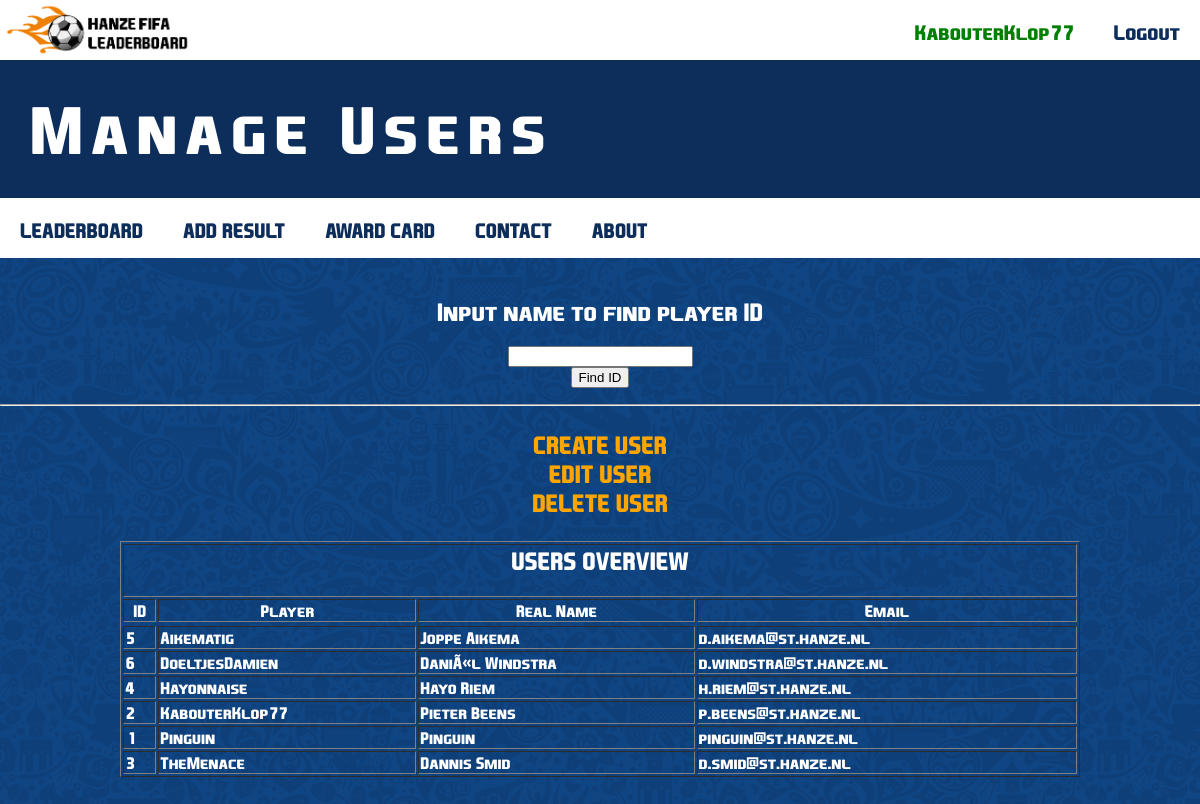
The page /alles.php (signed in) on the database its author committed.
### tables this page shows
CREATE TABLE `users` (
  `id` int(11) NOT NULL,
  `name` varchar(45) NOT NULL,
  `realname` varchar(45) DEFAULT NULL,
  `password` varchar(64) NOT NULL,
  `score` decimal(11,3) NOT NULL,
  `highscore` int(11) DEFAULT NULL,
  `email` varchar(45) NOT NULL,
  `confirmation` varchar(45) DEFAULT NULL,
  `avatar` varchar(512) DEFAULT NULL,
  `favteam` varchar(28) DEFAULT NULL,
  `roles_id` int(11) NOT NULL,
  `joindate` datetime NOT NULL,
  `salt` varchar(64) DEFAULT NULL
);

### classes/DB.php (called while the page is built, shortened)
<?php
    class DB {
        private static $_instance = null;
        private $_db,
                $_query,
                $_error = false,
                $_results,
                $_count = 0;
        public function __construct()
        {
            $this->_db = mysqli_connect('localhost', 'root', '', 'fifa');
        }
        public static function conn()
        {
            if (!isset(self::$_instance)) {
                self::$_instance = new DB();
            }
            return self::$_instance;
        }
        public function query($sql)
        {
            $result = $this->_db->query($sql);
            return $result;
        }
    }

### classes/Session.php (called while the page is built, shortened)
<?php
class Session
{
    public static function exists($name)
    {
        return (isset($_SESSION[$name])) ? true : false;
    }
    public static function get($name)
    {
        return $_SESSION[$name];
    }
}

### classes/User.php (called while the page is built, shortened)
<?php
class User
{
    private $_db,
        $_data,
        $_isLoggedIn;
    public function __construct($user = null)
    {
        $this->_db = DB::conn();
        if (!$user) {
            if (Session::exists('user')) {
                $user = Session::get('user');
                if ($this->find($user)) {
                    $this->_isLoggedIn = true;
                } else {
                    self::logout();
                }
            }
        } else {
            $this->find($user);
        }
    }
    public function find($user = null)
    {
        if ($user) {
            $field = (is_numeric($user)) ? 'id' : 'name';
            $data = $this->_db->query("SELECT * FROM users WHERE " . $field . "='$user'");
            if ($data->num_rows > 0) {
                $this->_data = $data->fetch_object();
                return true;
            }
        }
        return false;
    }
    public function hasPermission($key)
    {
        $group = $this->_db->query("SELECT * FROM roles WHERE id='" . $this->data()->roles_id . "'")->fetch_object();
        if ($group) {
            $permissions = json_decode($group->name, true);
        }
        return false;
    }
    public function data()
    {
        return $this->_data;
    }
    public function isLoggedIn()
    {
        return $this->_isLoggedIn;
    }
}

### functions/sanitize.php (called while the page is built)
<?php
    function escape($string) {
        return htmlentities($string, ENT_QUOTES, 'UTF-8');
    }

### alles.php (the view, shortened to what this page needs)
<html>
<head>
   <?php $title = "Manage Users";
   include('layouts/header.php'); ?>
</head><?php
include('fifadbconn.php');
$query = "SELECT id, name, realname, email FROM users ORDER BY name ASC";
$result = mysqli_query($db, $query);
?>
<text >
<form style=text-align:center action = "resultaatgebruiker.php" method = "post"><br>
<h2>Input name to find player ID</h2>
<input type="text" name = "users"><br>
<input type = "submit" value = "Find ID">
</form>
<hr>
<p style=color:orange;font-size:18pt;text-align:center>
<a style=color:orange href=maakgebruiker.php>CREATE USER</a><br>
<a style=color:orange href=zoekgebruiker2.php>EDIT USER</a><br>
<a style=color:orange href=verwijdergeb.php>DELETE USER</a><br><p>
<table border ="1" width="80%" align = "center">
    <tr>
        <td colspan="4"> <h2 align="center">USERS OVERVIEW</h2></td>
    </tr>
<tr>
    <th>ID</th>
    <th>Player</th>
    <th>Real Name</th>
    <th>Email</th>
</tr>
<tr>
<?php
while ($row = $result->fetch_assoc()){
    echo "<tr>";
    echo "<td>" . $row['id']  . "</td>";
    echo "<td>" . $row['name'] . "</td>";
    echo "<td>" . $row['realname'] . "</td>";
    echo "<td>" . $row['email'] . "</td>";
    echo "</tr>";
  }
?>
</tr>
</table><br>

### layouts/header.php (shortened to what this page needs)
<head>
    <link rel="stylesheet" type="text/css" href="layouts/style.css">
</head>
<body>
<div class="header">
    <a href="./"><img class="hanzeLogo" src="layouts/images/headerlogo.png"></a>
    <div class="headerRightDiv">
        <div class="button">
            <?php
            $user = new User;
            if ($user->isLoggedIn()) {
                if ($user->hasPermission('admin')) {
                    $is_admin = true;
                    ?>
                        <a style="color: red" href=profile.php?user=<?php echo escape($user->data()->id).">". escape($user->data()->name); ?></a>
                        <a href="logout.php">Logout</a>
                    <?php
                  }
                else {
                    $is_admin = false;
                    ?>
                        <a style="color: green" href=profile.php?user=<?php echo escape($user->data()->id).">". escape($user->data()->name); ?></a>
                        <a href="logout.php">Logout</a>
                    <?php
                }
            }
            else {
                $is_admin = false;
                echo '<a href="login.php">Login</a><a href="register.php">Register</a>';
            }
            ?>
        </div>
    </div>
</div>
<div class="blueBanner"><?php
    if (isset($title)) {
        echo $title;
    } else {
        echo "titel";
    }
    ?></div>
<div class="menuWrapper">
    <div class="button">
        <a href="leaderboard.php">LEADERBOARD</a>
        <?php if ($user->isLoggedIn())
        echo "<a href=results_add.php>ADD RESULT</a><a href=#idk>AWARD CARD</a>";
        if ($is_admin == false) { ?>
            <a href=contact.php>CONTACT</a>
<?php     }
        ?>
        <a href="about.php">ABOUT</a>
    </div>
</div>
</body>

### layouts/style.css (style rules this page uses)
* { box-sizing: border-box; }
body { color:white; font-family:FIFA16; background-image: url(images/blue.png); background-repeat: repeat; margin: 0; }
.header { background-color: white; height: 60px; min-width: 400px; width: 100%; display: inline-block; }
.headerRightDiv { width: auto; height: 60px; float: right; background-color: white; }
.menuWrapper { width: 100%; background-color: white; display: inline-block; overflow: visible; position: sticky; top: 0; }
.button { display: inline-block; background-color: white; overflow: visible; height: 60px; width: auto; overflow: hidden; }
.button a { float: left; text-align: center; padding: 20px; height: 100%; font-size: 20px; font-family: FIFA16; color: #0D2D5B; }
* { text-decoration: none; }
.hanzeLogo { min-height: 60px; height: 60px; max-height: 10vh; }
.blueBanner { background-color: #0D2D5B; height: auto; font-size: 64px; font-family: FIFA16; letter-spacing: 8px; color: white; padding: 30px; max-width: 100%; min-width: 400px; }

### rows shown on the page
users: name "KabouterKlop77", id "2", realname "Pieter Beens", email "p.beens@st.hanze.nl"
users: id "5", name "Aikematig", realname "Joppe Aikema", email "d.aikema@st.hanze.nl"
users: id "6", name "DoeltjesDamien", realname "DaniÃ«l Windstra", email "d.windstra@st.hanze.nl"
users: id "4", name "Hayonnaise", realname "Hayo Riem", email "h.riem@st.hanze.nl"
users: id "1", name "Pinguin", realname "Pinguin", email "pinguin@st.hanze.nl"
users: id "3", name "TheMenace", realname "Dannis Smid", email "d.smid@st.hanze.nl"

### other values the page prints
$title "Manage Users"
